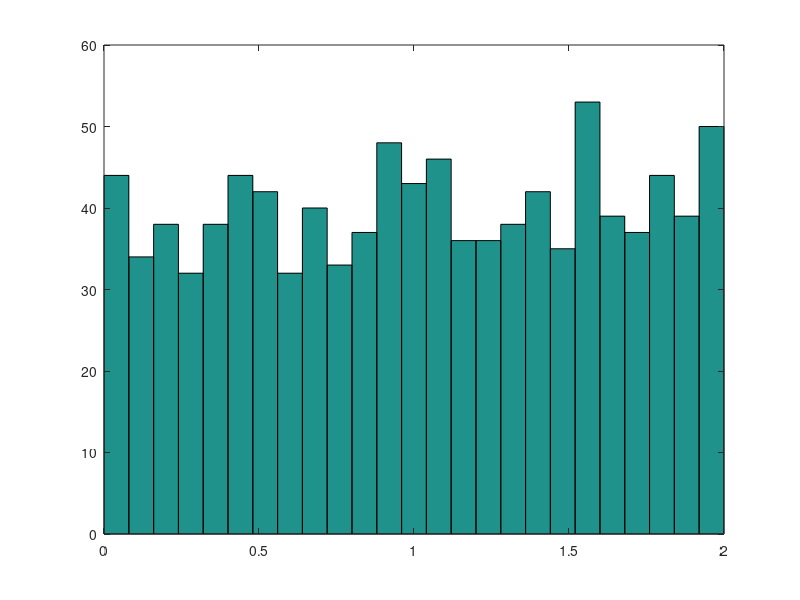
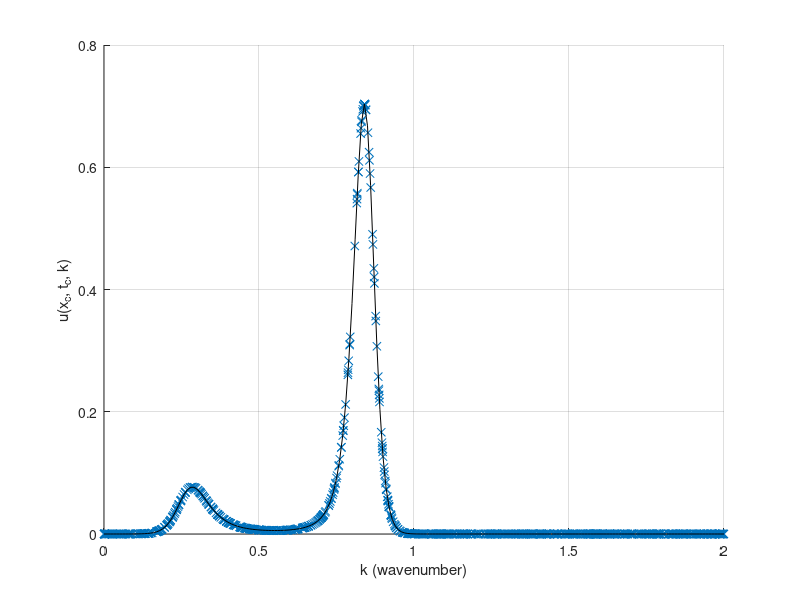
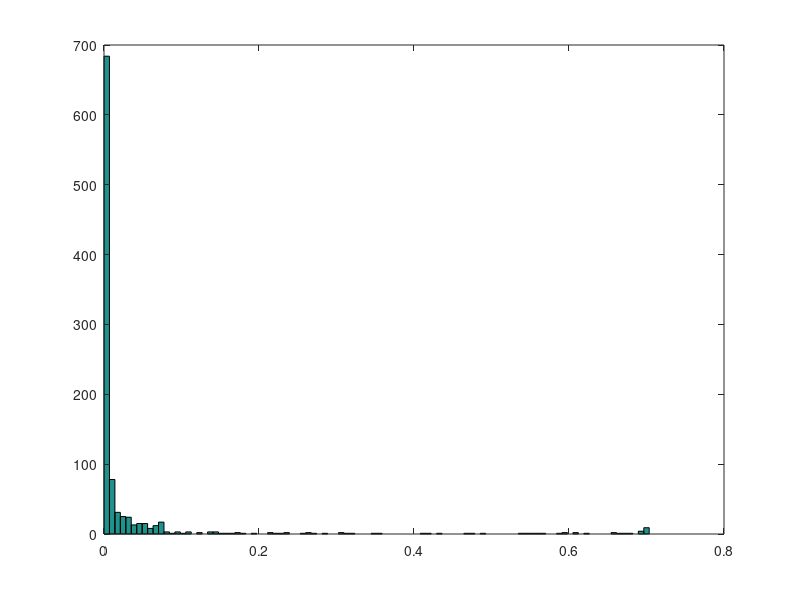

The MATLAB script that drew these images, in order: (Note: this script raises an error after producing the figures.)
%% Tests a uniform distribution of wavenumbers
%% Analyzes the height of a wave at a given place and time wrt. wavenumber

clc; clear; close all;


%% Params

% Wave params
alpha = 12;  % Outside amplitude
delta = -5;  % Where the wave starts

% Stochastic params
n_waves = 1000;
ka = 0;
kb = 2;

% Simulation Params
h = 2;
x_c = 20;
t_c = 5;

% Distance
x_start = 0;
x_stop = 50;
dx = 0.1;

x = x_start:dx:x_stop;

k_list = unifrnd(ka, kb, n_waves, 1);


%% Visualize the distribution of wavenumbers

figure;
hist(k_list, 25);


%% Calculate the weight height at the critical place and time

dk = 0.01;
k_sweep = ka:dk:kb;

sech_arg = k_list*x_c - 4*k_list.^3*t_c + delta;
u_wrt_k_stochastic = 12*k_list.^2 / alpha .* sech(sech_arg).^2;

sech_arg = k_sweep*x_c - 4*k_sweep.^3*t_c + delta;
u_wrt_k_sweep = 12*k_sweep.^2 / alpha .* sech(sech_arg).^2;

figure;
scatter(k_list, u_wrt_k_stochastic, 'xk');
hold on;
plot(k_sweep, u_wrt_k_sweep, '-k');
grid on;
xlabel('k (wavenumber)');
ylabel('u(x_c, t_c, k)');


%% Get the mean wave height

mean(u_wrt_k_sweep);


%% Visualize the distrbution of waveheights

figure;
hist(u_wrt_k_stochastic, 100);


%% Visualize the distribution of waves

plot_all_waves(k_list, x, t_c, alpha, delta);


%% Functions

function plot_all_waves(k_list, x, t_c, alpha, delta)

figure;
for idx = 1:length(k_list)
    k = k_list(idx);
    u = 12*k^2 / alpha * sech(k*x - 4*k^3*t_c + delta).^2;
    plot(x, u);
    hold on;
end

end
